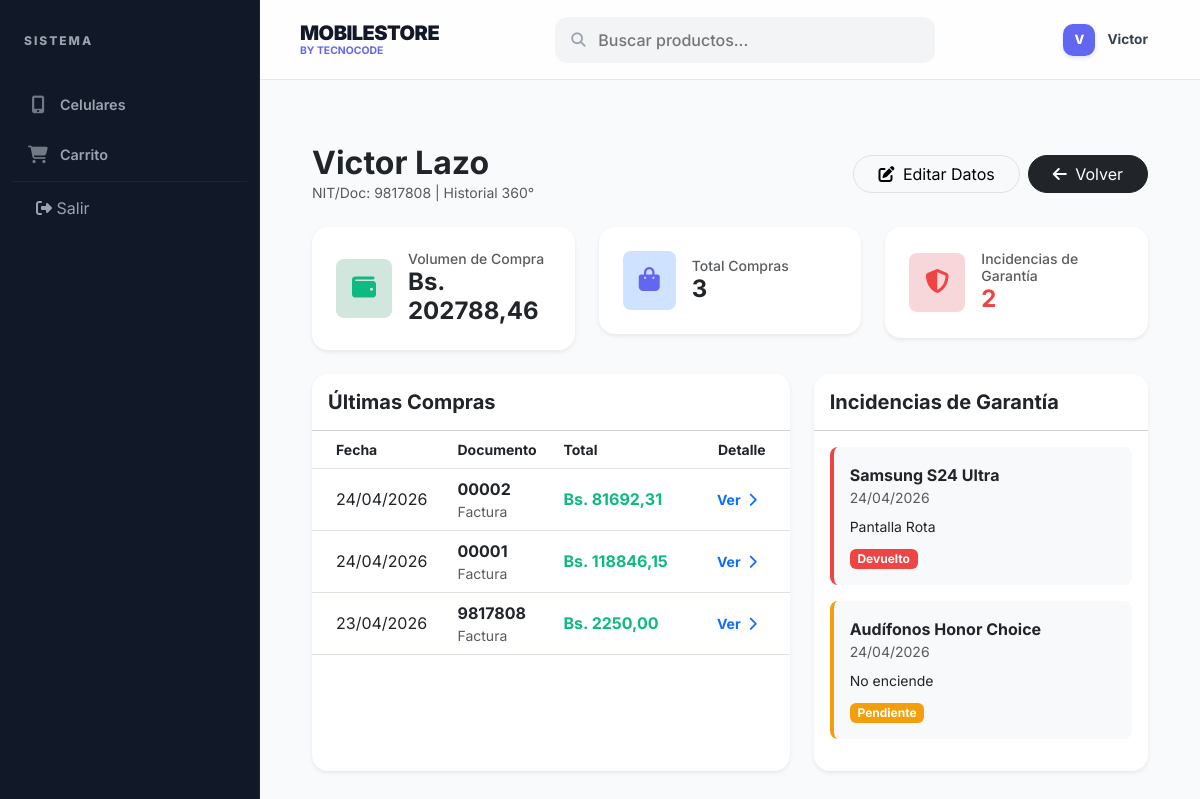
The page /proveedores/detalle/1/ (signed in) on the database its author committed.
### Login/models.py (models this page shows, shortened)
class Usuario(AbstractUser):
    ROL_CHOICES = [
        ('Administrador', 'Administrador'),  # Acceso total
        ('Vendedor', 'Vendedor'),            # Acceso a ventas e inventario
        ('Usuario', 'Usuario'),              # Cliente final (pestaña de compras)
    ]
    ESTADO_CHOICES = [
        ('Activo', 'Activo'),
        ('Inactivo', 'Inactivo'),
    ]
    nombre_completo = models.CharField(max_length=100, null=True, blank=True)
    rol = models.CharField(max_length=20, choices=ROL_CHOICES, default='Usuario')
    estado = models.CharField(max_length=10, choices=ESTADO_CHOICES, default='Activo')
    class Meta:
        db_table = 'usuario'
        verbose_name = 'Usuario'
        verbose_name_plural = 'Usuarios'

class Proveedor(models.Model):
    TIPO_CHOICES = [
        ('Natural', 'Persona Natural'),
        ('Empresa', 'Empresa/Jurídica'),
    ]
    id_proveedor = models.AutoField(primary_key=True)
    nombre = models.CharField(max_length=150)
    tipo = models.CharField(max_length=10, choices=TIPO_CHOICES, default='Empresa')
    nit_documento = models.CharField(max_length=20, unique=True, verbose_name="NIT o Documento")
    telefono = models.CharField(max_length=20, blank=True, null=True)
    email = models.EmailField(max_length=100, blank=True, null=True)
    direccion = models.CharField(max_length=255, blank=True, null=True)
    estado = models.CharField(max_length=10, default='Activo')
    observaciones = models.TextField(blank=True, null=True)
    class Meta:
        db_table = 'proveedor'
        verbose_name_plural = 'Proveedores'

class Compra(models.Model):
    TIPO_DOC_CHOICES = [
        ('Factura', 'Factura Legal'),
        ('Nota de Venta', 'Nota de Venta'),
        ('Recibo', 'Recibo'),
        ('Referencia Libre', 'Referencia Libre / Comprobante Informal'),
    ]
    id_compra = models.AutoField(primary_key=True)
    fecha = models.DateTimeField(auto_now_add=True)
    tipo_documento = models.CharField(max_length=20, choices=TIPO_DOC_CHOICES, default='Factura')
    numero_documento = models.CharField(max_length=50)
    total = models.DecimalField(max_digits=10, decimal_places=2, default=0)
    observaciones = models.TextField(blank=True, null=True)
    usuario = models.ForeignKey(settings.AUTH_USER_MODEL, on_delete=models.CASCADE, db_column='id_usuario')
    proveedor = models.ForeignKey(Proveedor, on_delete=models.CASCADE, db_column='id_proveedor', related_name='compras')
    class Meta:
        db_table = 'compra'
        unique_together = ('proveedor', 'numero_documento')

class ReclamoProveedor(models.Model):
    ESTADO_CHOICES = [
        ('Pendiente', 'Pendiente'),
        ('En Proceso', 'En Proceso'),
        ('Resuelto (Garantía)', 'Resuelto (Garantía)'),
        ('Devuelto', 'Devuelto al Proveedor'),
        ('Rechazado', 'Rechazado por Proveedor'),
    ]
    id_reclamo = models.AutoField(primary_key=True)
    proveedor = models.ForeignKey(Proveedor, on_delete=models.CASCADE, related_name='reclamos')
    compra = models.ForeignKey(Compra, on_delete=models.SET_NULL, null=True, blank=True, related_name='reclamos')
    producto = models.ForeignKey(Producto, on_delete=models.CASCADE)
    cantidad = models.PositiveIntegerField()
    motivo = models.TextField()
    fecha_reclamo = models.DateTimeField(auto_now_add=True)
    estado = models.CharField(max_length=25, choices=ESTADO_CHOICES, default='Pendiente')
    resolucion = models.TextField(blank=True, null=True)
    class Meta:
        db_table = 'reclamo_proveedor'

class Producto(models.Model):
    ESTADO_CHOICES = [
        ('Activo', 'Activo'),
        ('Borrador', 'Borrador'),
        ('Inactivo', 'Inactivo'),
    ]
    id_producto = models.AutoField(primary_key=True)
    sku_codigo = models.CharField(max_length=50, unique=True) # Código único de identificación
    nombre = models.CharField(max_length=100)
    categoria = models.ForeignKey(CategoriaProducto, on_delete=models.SET_NULL, null=True, blank=True, db_column='id_categoria')
    precio = models.DecimalField(max_digits=10, decimal_places=2, validators=[MinValueValidator(0.01)])
    stock = models.IntegerField(default=0, validators=[MinValueValidator(0)])
    estado = models.CharField(max_length=10, choices=ESTADO_CHOICES, default='Activo')
    descripcion = models.TextField(blank=True, null=True)
    imagen1 = models.ImageField(upload_to='productos/', blank=True, null=True)
    imagen2 = models.ImageField(upload_to='productos/', blank=True, null=True)
    imagen3 = models.ImageField(upload_to='productos/', blank=True, null=True)
    class Meta:
        db_table = 'producto'

### Login/views.py (the view)
# urls.py: path('proveedores/detalle/<int:pk>/', ProveedorDetailView.as_view(), name='detalle_proveedor'),
class ProveedorDetailView(LoginRequiredMixin, UserPassesTestMixin, DetailView):
    model = Proveedor
    template_name = 'proveedores/detalle_proveedor.html'
    context_object_name = 'proveedor'
    def test_func(self):
        return self.request.user.rol in ['Administrador', 'Vendedor'] or self.request.user.is_superuser
    def get_context_data(self, **kwargs):
        context = super().get_context_data(**kwargs)
        context['compras_recientes'] = self.object.compras.all().order_by('-fecha')[:10]
        context['total_comprado'] = self.object.compras.aggregate(Sum('total'))['total__sum'] or 0
        context['reclamos_historial'] = self.object.reclamos.all().order_by('-fecha_reclamo')
        context['num_reclamos'] = self.object.reclamos.count()
        return context

### templates/proveedores/detalle_proveedor.html (shortened to what this page needs)
{% extends 'base.html' %}
{% block content %}
<div class="container-fluid py-4">
    <div class="page-header-responsive mb-4">
        <div>
            <h2 class="fw-bold mb-0 text-dark">{{ proveedor.nombre }}</h2>
            <p class="text-muted small mb-0">NIT/Doc: {{ proveedor.nit_documento }} | Historial 360°</p>
        </div>
        <div class="d-flex gap-2">
            <a href="{% url 'editar_proveedor' proveedor.pk %}" class="btn btn-light border rounded-pill px-4">
                <i class="fas fa-edit me-1"></i> Editar Datos
            </a>
            <a href="{% url 'lista_proveedores' %}" class="btn btn-dark rounded-pill px-4">
                <i class="fas fa-arrow-left me-1"></i> Volver
            </a>
        </div>
    </div>
    <div class="row g-4 mb-4">
        <div class="col-md-4">
            <div class="card border-0 shadow-sm rounded-4 p-4 bg-white">
                <div class="d-flex align-items-center gap-3">
                    <div class="bg-success-subtle text-success rounded-3 p-3">
                        <i class="fas fa-wallet fs-4"></i>
                    </div>
                    <div>
                        <h6 class="text-muted small mb-0">Volumen de Compra</h6>
                        <h4 class="fw-bold mb-0">Bs. {{ total_comprado|floatformat:2 }}</h4>
                    </div>
                </div>
            </div>
        </div>
        <div class="col-md-4">
            <div class="card border-0 shadow-sm rounded-4 p-4 bg-white">
                <div class="d-flex align-items-center gap-3">
                    <div class="bg-primary-subtle text-primary rounded-3 p-3">
                        <i class="fas fa-shopping-bag fs-4"></i>
                    </div>
                    <div>
                        <h6 class="text-muted small mb-0">Total Compras</h6>
                        <h4 class="fw-bold mb-0">{{ compras_recientes.count }}</h4>
                    </div>
                </div>
            </div>
        </div>
        <div class="col-md-4">
            <div class="card border-0 shadow-sm rounded-4 p-4 bg-white">
                <div class="d-flex align-items-center gap-3">
                    <div class="bg-danger-subtle text-danger rounded-3 p-3">
                        <i class="fas fa-shield-alt fs-4"></i>
                    </div>
                    <div>
                        <h6 class="text-muted small mb-0">Incidencias de Garantía</h6>
                        <h4 class="fw-bold mb-0 text-danger">{{ num_reclamos }}</h4>
                    </div>
                </div>
            </div>
        </div>
    </div>
    <div class="row g-4">
        <div class="col-lg-7">
            <div class="card border-0 shadow-sm rounded-4 overflow-hidden h-100">
                <div class="card-header bg-white py-3">
                    <h5 class="mb-0 fw-bold">Últimas Compras</h5>
                </div>
                <div class="table-responsive">
                    <table class="table table-hover align-middle mb-0">
                        <thead class="bg-light text-muted small">
                            <tr>
                                <th class="ps-4">Fecha</th>
                                <th>Documento</th>
                                <th>Total</th>
                                <th class="text-end pe-4">Detalle</th>
                            </tr>
                        </thead>
                        <tbody>
                            {% for compra in compras_recientes %}
                            <tr>
                                <td class="ps-4">{{ compra.fecha|date:"d/m/Y" }}</td>
                                <td>
                                    <div class="fw-bold">{{ compra.numero_documento }}</div>
                                    <div class="small text-muted">{{ compra.tipo_documento }}</div>
                                </td>
                                <td class="fw-bold text-success">Bs. {{ compra.total }}</td>
                                <td class="text-end pe-4">
                                    <a href="{% url 'detalle_compra' compra.pk %}" class="btn btn-sm btn-link text-decoration-none fw-bold">
                                        Ver <i class="fas fa-chevron-right ms-1"></i>
                                    </a>
                                </td>
                            </tr>
                            {% empty %}
                            <tr><td colspan="4" class="text-center py-5 text-muted">No hay compras registradas.</td></tr>
                            {% endfor %}
                        </tbody>
                    </table>
                </div>
            </div>
        </div>
        <div class="col-lg-5">
            <div class="card border-0 shadow-sm rounded-4 overflow-hidden h-100">
                <div class="card-header bg-white py-3">
                    <h5 class="mb-0 fw-bold">Incidencias de Garantía</h5>
                </div>
                <div class="p-3">
                    {% for reclamo in reclamos_historial %}
                    <div class="d-flex gap-3 mb-3 p-3 bg-light rounded-3 border-start border-4 {% if reclamo.estado == 'Pendiente' %}border-warning{% elif reclamo.estado == 'Devuelto' %}border-danger{% else %}border-success{% endif %}">
                        <div>
                            <div class="fw-bold text-dark">{{ reclamo.producto.nombre }}</div>
                            <div class="text-muted small mb-2">{{ reclamo.fecha_reclamo|date:"d/m/Y" }}</div>
                            <div class="small">{{ reclamo.motivo|truncatechars:80 }}</div>
                            <div class="mt-2">
                                <span class="badge {% if reclamo.estado == 'Pendiente' %}bg-warning{% elif reclamo.estado == 'Devuelto' %}bg-danger{% else %}bg-success{% endif %}">
                                    {{ reclamo.estado }}
                                </span>
                            </div>
                        </div>
                    </div>
                    {% empty %}
                    <div class="text-center py-5 text-muted">Sin reclamos registrados.</div>
                    {% endfor %}
                </div>
            </div>
        </div>
    </div>
</div>
{% endblock %}

### templates/base.html (shortened to what this page needs)
<!DOCTYPE html>
<html lang="es">
<head>
    <link href="https://cdn.jsdelivr.net/npm/bootstrap@5.3.0/dist/css/bootstrap.min.css" rel="stylesheet">
    <link rel="stylesheet" href="https://cdnjs.cloudflare.com/ajax/libs/font-awesome/6.4.0/css/all.min.css">
</head>
<body>
    <div class="wrapper">
        <nav class="sidebar" id="sidebar">
            <div class="sidebar-header">
                SISTEMA
            </div>
            <ul class="sidebar-menu">
                <li class="{% if request.resolver_match.url_name == 'lista_celulares' or request.resolver_match.url_name == 'inicio' %}active{% endif %}">
                    <a href="{% url 'inicio' %}">
                        <i class="fas fa-mobile-alt"></i> Celulares
                    </a>
                </li>
                <li class="{% if request.resolver_match.url_name == 'ver_carrito' %}active{% endif %}">
                    <a href="{% url 'ver_carrito' %}">
                        <i class="fas fa-shopping-cart"></i> Carrito
                    </a>
                </li>
                {% if user.is_authenticated %}
                <li style="margin-top: auto; border-top: 1px solid rgba(255,255,255,0.05);">
                    <form action="{% url 'logout' %}" method="post">
                        <button type="submit" style="background:none; border:none; color:var(--sidebar-text); padding: 14px 24px; text-align:left; width:100%;">
                            <i class="fas fa-sign-out-alt"></i> Salir
                        </button>
                    </form>
                </li>
                {% endif %}
            </ul>
        </nav>
        <main>
            <header class="header">
                <div class="d-flex align-items-center">
                    <div class="brand-section">
                        <h1>MOBILESTORE</h1>
                        <span>BY TECNOCODE</span>
                    </div>
                </div>
                <form action="{% url 'inicio' %}" method="get" class="search-bar m-0">
                    <i class="fas fa-search"></i>
                    <input type="text" name="q" placeholder="Buscar productos..." value="{% if request.resolver_match.url_name == 'inicio' or request.resolver_match.url_name == 'lista_celulares' %}{{ request.GET.q|default:'' }}{% endif %}">
                </form>
                <div class="user-profile">
                    {% if user.is_authenticated %}
                    <div class="avatar">{{ user.username.0|upper }}</div>
                    <span class="user-name">{{ user.username|capfirst }}</span>
                    {% else %}
                    <a href="{% url 'login' %}" class="btn btn-sm btn-dark px-4 rounded-pill">Entrar</a>
                    {% endif %}
                </div>
            </header>
            <div class="main-content">
                {% block content %}
                {% endblock %}
            </div>
        </main>
    </div>
</body>
</html>

### rows shown on the page
Usuario: username.0 "V", username "Victor"
Proveedor: nombre "Victor Lazo", nit_documento "9817808"
Compra: fecha "24/04/2026", numero_documento "00002", tipo_documento "Factura", total "81692,31"
Compra: fecha "24/04/2026", numero_documento "00001", tipo_documento "Factura", total "118846,15"
Compra: fecha "23/04/2026", numero_documento "9817808", tipo_documento "Factura", total "2250,00"
ReclamoProveedor: producto.nombre "Samsung S24 Ultra", fecha_reclamo "24/04/2026", motivo "Pantalla Rota", estado "Devuelto"
ReclamoProveedor: producto.nombre "Audífonos Honor Choice", fecha_reclamo "24/04/2026", motivo "No enciende", estado "Pendiente"

### other values the page prints
{{ total_comprado|floatformat:2 }} "202788,46"
{{ compras_recientes.count }} "3"
{{ num_reclamos }} "2"
